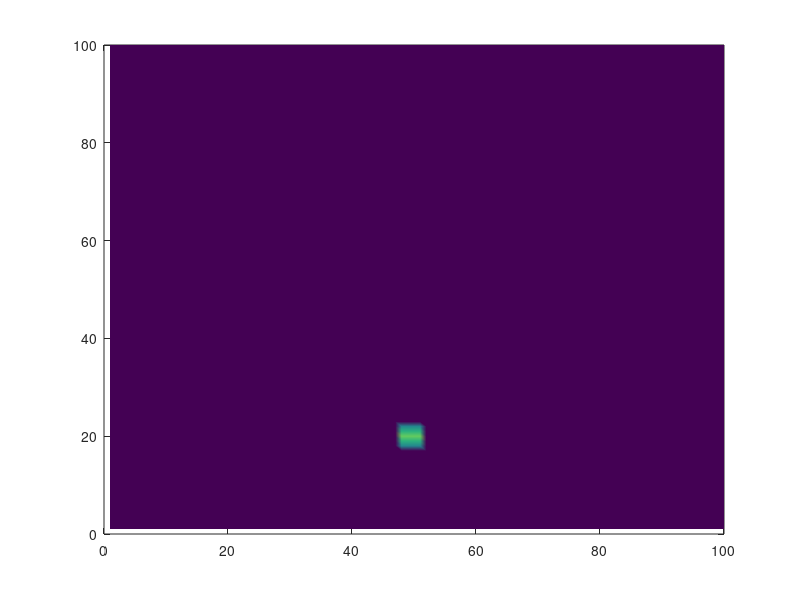

Here is the MATLAB script that generated this plot: (Note: this script raises an error after producing the figure.)
%***********************************************************************
%
%     SECTORAL HORN: UNBOUNDED MEDIUM
%
%     PROGRAM AUTHOR--  WILLIAM V. ANDREW
%                       DEPARTMENT OF ELECTRICAL ENGINEERING
%                       ARIZONA STATE UNIVERSITY
%                       TEMPE, ARIZONA  85287-7206
%                       (602) 965-5311
%
%     DATE OF THIS VERSION--  Nov. 3, 1995
%
%     This MATLAB M-file will produce the FDTD solution
%     of a sectoral (2-D) Perfectly Electric Conducting
%     (PEC) horn antenna excited by a sinusoidal voltage
%     in a TEz computational domain. The computational
%     domain is truncated with a Berenger Perfectly Matched
%     Layer (PML) absorbing boundary condition whose depth
%     in layers is set by the variable NPMLS. The PML is
%     introduced to eliminate reflections from the grid
%     truncation and to simulate an outgoing traveling
%     wave propagating in an unbounded medium. The M-file
%     will also create a movie which is 70 frames long by
%     taking a picture of the computational domain every
%     3rd time step.
%
%     To execute this M-file, type ``te_horn'' at the
%     MATLAB prompt. The file will save each frame of
%     the movie and then write the entire movie to a file
%     named ``te_horn.mat''.
%
%     To play the movie at any time after it has been
%     created and saved to file ``te_horn.mat'' just
%     execute the following MATLAB commands:
%
%          load te_horn.mat
%          movie(M,n,fps)
%
%     where n is the number of times to play the movie
%     and fps is the number of frames per second.
%
%     This M-file will not work with the Student edition
%     of MATLAB due to the restrictions on array size.
%     Therefore, this M-file will work only with the
%     Professional edition of MATLAB. The movie which
%     this file creates is approximately 10.6 Mbytes in
%     size. Therefore, the available RAM memory or the
%     swap space on whatever operating system must be
%     large enough to accommodate a file this large.
%
%     The horn is modeled by setting the necessary
%     FDTD update equation coefficients to represent
%     PEC material (sigma=infinity).
%     The cell size of the space is:
%         dx = 0.0025 meters
%     The time step is:
%         dt = 4.23e-12 seconds
%     The frequency of excitation is:
%         freq = 9.84252 GHz
%     The wavelength is:
%         lambda = 12*dx = 0.0305 meters
%
%     The flare section of the horn is staircased. As
%     modeled, the horn looks like:
%
%             jc-7                        jc+7
%               |                           |
%             \ | /                       \ | /
%              \|/                         \|/
%               `                           `
%
%   ic+11       |_                         _|
%   ic+10         |                       |
%   ic+9          |_                     _|
%   ic+8            |                   |
%   ic+7            |_                 _|
%   ic+6              |               |
%   ic+5              |_             _|
%   ic+4                |           |
%   ic+3 ------------>  |_         _|
%   ic+2                  |       |
%   ic+1                  |       |
%   ic                    |       |
%   ic-1                  |       |
%   ic-2                  |       |
%   ic-3                  |       |
%   ic-4                  |       |     `|'  <--- Ex Field Component
%   ic-5                  |       |
%   ic-6                  |       |     `-'  <--- Ey Field Component
%   ic-7                  |       |
%   ic-8                  |       |
%   ic-9                  |       |
%   ic-10-------------->  |_ _ _ _|  <----- Excitation Plane
%   ic-11                 |       |
%   ic-12                 |       |
%   ic-13---------------> |_ _ _ _|
%
%                         .       .
%                        /|\     /|\
%                       / | \   / | \
%                         |       |
%                       jc-2    jc+2
%
%***********************************************************************

clear

%***********************************************************************
%     Initialize some constants
%***********************************************************************

npmls = 8; % Depth of PML region in # of cells

nmax = 75; % Number of time steps

ie = 100;
ib = ie + 1;
ic = ie / 2 - 20;
ip = ie - npmls;

je = 100;
jb = je + 1;
jc = je / 2;
jp = je - npmls;

pi = 4.0 * atan(1.0);
muo = 4.0 * pi * 1.0e-7; % Permeability of free space
epso = 8.854e-12; % Permittivity of free space
co = 1.0 / sqrt(muo * epso); % Speed of light in free space
aimp = sqrt(muo / epso); % Wave impedance in free space
freq = 9.84252e+09; % Frequency of excitation
lambda = co / freq; % Wavelength of excitation
dx = lambda / 12.0; % FDTD cell size
dt = dx / co / 2.0; % Time step size

%***********************************************************************
%     .... Set up the Berenger PML ABC material constants ....
%***********************************************************************

sigmax = -3.0 * epso * co * log(1e-5) / (2.0 * dx * npmls);
rhomax = sigmax * (aimp^2);

for m = 1:npmls
    sig(m) = sigmax * ((m - 0.5) / (npmls + 0.5))^2;
    rho(m) = rhomax * (m / (npmls + 0.5))^2;
end

%***********************************************************************
%     .... Set up constants needed in the FDTD equations for the ....
%     .... Berenger PML ABCs (exponential difference expressions)....
%***********************************************************************

for m = 1:npmls
    re = sig(m) * dt / epso;
    rm = rho(m) * dt / muo;
    ca(m) = exp(-re);
    cb(m) =- (exp(-re) - 1.0) / sig(m) / dx;
    da(m) = exp(-rm);
    db(m) =- (exp(-rm) - 1.0) / rho(m) / dx;
end

%***********************************************************************
%   Initialize all of the matrices for the field components HZ, HZX,
%   HZY, EX, EY, CAEX, CAEY, DAHZX, DAHZY, CBEX, CBEY, DBHZX, and DBHZY.
%***********************************************************************

for i = 1:ie

    for j = 1:jb
        ex(i, j) = 0.0;
        caex(i, j) = 1.0; % Free space
        cbex(i, j) = dt / epso / dx; % Free space
    end

end

for i = 1:ib

    for j = 1:je
        ey(i, j) = 0.0;
        caey(i, j) = 1.0; % Free space
        cbey(i, j) = dt / epso / dx; % Free space
    end

end

for i = 1:ie

    for j = 1:je
        hz(i, j) = 0.0;
        hzx(i, j) = 0.0;
        dahzx(i, j) = 1.0; % Free space
        dbhzx(i, j) = dt / muo / dx; % Free space
        hzy(i, j) = 0.0;
        dahzy(i, j) = 1.0; % Free space
        dbhzy(i, j) = dt / muo / dx; % Free space
    end

end

%*******************************************************************
%     Initialize all of the matrices for the Berenger PML absorbing
%     boundaries.
%*******************************************************************

%<<<<<<<<<<<<<<<<<<<<<<<<< Ex Fields >>>>>>>>>>>>>>>>>>>>>>>>>>>>>>>

%        ..... Left and Right PML Regions .....

for i = 2:ie

    for j = 2:npmls + 1
        m = npmls + 2 - j;
        caex(i, j) = ca(m);
        cbex(i, j) = cb(m);
    end

    for j = jp + 1:je
        m = j - jp;
        caex(i, j) = ca(m);
        cbex(i, j) = cb(m);
    end

end

%<<<<<<<<<<<<<<<<<<<<<<<<< Ey Fields >>>>>>>>>>>>>>>>>>>>>>>>>>>>>>>

%        ..... Back and Front PML Regions .....

for j = 2:je

    for i = 2:npmls + 1
        m = npmls + 2 - i;
        caey(i, j) = ca(m);
        cbey(i, j) = cb(m);
    end

    for i = ip + 1:ie
        m = i - ip;
        caey(i, j) = ca(m);
        cbey(i, j) = cb(m);
    end

end

%<<<<<<<<<<<<<<<<<<<<<<<<< Hz Fields >>>>>>>>>>>>>>>>>>>>>>>>>>>>>>>

%        ..... Left and Right PML Regions .....

for i = 2:ie

    for j = 1:npmls
        m = npmls + 1 - j;
        dahzy(i, j) = da(m);
        dbhzy(i, j) = db(m);
    end

    for j = jp + 1:je
        m = j - jp;
        dahzy(i, j) = da(m);
        dbhzy(i, j) = db(m);
    end

end

%        ..... Front and Back PML Regions .....

for j = 2:je

    for i = 1:npmls
        m = npmls + 1 - i;
        dahzx(i, j) = da(m);
        dbhzx(i, j) = db(m);
    end

    for i = ip + 1:ie
        m = i - ip;
        dahzx(i, j) = da(m);
        dbhzx(i, j) = db(m);
    end

end

%***********************************************************************
%          ..... Material coefficients PEC of horn antenna .....
%***********************************************************************

for i = ic - 13:ic + 2
    caex(i, jc - 2) = -1.0;
    cbex(i, jc - 2) = 0.0;
    caex(i, jc + 2) = -1.0;
    cbex(i, jc + 2) = 0.0;
end

caex(ic + 3, jc - 3) = -1.0;
cbex(ic + 3, jc - 3) = 0.0;

caex(ic + 3, jc + 3) = -1.0;
cbex(ic + 3, jc + 3) = 0.0;

caex(ic + 4, jc - 3) = -1.0;
cbex(ic + 4, jc - 3) = 0.0;

caex(ic + 4, jc + 3) = -1.0;
cbex(ic + 4, jc + 3) = 0.0;

caex(ic + 5, jc - 4) = -1.0;
cbex(ic + 5, jc - 4) = 0.0;

caex(ic + 5, jc + 4) = -1.0;
cbex(ic + 5, jc + 4) = 0.0;

caex(ic + 6, jc - 4) = -1.0;
cbex(ic + 6, jc - 4) = 0.0;

caex(ic + 6, jc + 4) = -1.0;
cbex(ic + 6, jc + 4) = 0.0;

caex(ic + 7, jc - 5) = -1.0;
cbex(ic + 7, jc - 5) = 0.0;

caex(ic + 7, jc + 5) = -1.0;
cbex(ic + 7, jc + 5) = 0.0;

caex(ic + 8, jc - 5) = -1.0;
cbex(ic + 8, jc - 5) = 0.0;

caex(ic + 8, jc + 5) = -1.0;
cbex(ic + 8, jc + 5) = 0.0;

caex(ic + 9, jc - 6) = -1.0;
cbex(ic + 9, jc - 6) = 0.0;

caex(ic + 9, jc + 6) = -1.0;
cbex(ic + 9, jc + 6) = 0.0;

caex(ic + 10, jc - 6) = -1.0;
cbex(ic + 10, jc - 6) = 0.0;

caex(ic + 10, jc + 6) = -1.0;
cbex(ic + 10, jc + 6) = 0.0;

caex(ic + 11, jc - 7) = -1.0;
cbex(ic + 11, jc - 7) = 0.0;

caex(ic + 11, jc + 7) = -1.0;
cbex(ic + 11, jc + 7) = 0.0;

for j = jc - 2:jc + 1
    caey(ic - 13, j) = -1.0;
    cbey(ic - 13, j) = 0.0;
end

caey(ic + 3, jc - 3) = -1.0;
cbey(ic + 3, jc - 3) = 0.0;

caey(ic + 3, jc + 2) = -1.0;
cbey(ic + 3, jc + 2) = 0.0;

caey(ic + 5, jc - 4) = -1.0;
cbey(ic + 5, jc - 4) = 0.0;

caey(ic + 5, jc + 3) = -1.0;
cbey(ic + 5, jc + 3) = 0.0;

caey(ic + 7, jc - 5) = -1.0;
cbey(ic + 7, jc - 5) = 0.0;

caey(ic + 7, jc + 4) = -1.0;
cbey(ic + 7, jc + 4) = 0.0;

caey(ic + 9, jc - 6) = -1.0;
cbey(ic + 9, jc - 6) = 0.0;

caey(ic + 9, jc + 5) = -1.0;
cbey(ic + 9, jc + 5) = 0.0;

caey(ic + 11, jc - 7) = -1.0;
cbey(ic + 11, jc - 7) = 0.0;

caey(ic + 11, jc + 6) = -1.0;
cbey(ic + 11, jc + 6) = 0.0;

%***********************************************************************
%          .....TIME-STEPPING LOOP.....
%***********************************************************************

for n = 1:nmax

    %***********************************************************************
    %          .....EX FIELD UPDATE.....
    %***********************************************************************

    ex(1:ie, 2:je) = caex(1:ie, 2:je) .* ex(1:ie, 2:je) + ...
    cbex(1:ie, 2:je) .* (hz(1:ie, 2:je) - hz(1:ie, 1:je - 1));

    %***********************************************************************
    %          .....EY FIELD UPDATE.....
    %***********************************************************************

    ey(2:ie, 1:je) = caey(2:ie, 1:je) .* ey(2:ie, 1:je) + ...
    cbey(2:ie, 1:je) .* (hz(1:ie - 1, 1:je) - hz(2:ie, 1:je));

    %***********************************************************************
    %     ..... Hard Source ramped sinusoidal excitation .....
    %***********************************************************************

    for j = jc - 2:jc + 1
        ey(ic - 10, j) = (1.0 - exp(- ((n / 20.0)^2))) * ...
            aimp * sin(2.0 * pi * freq * n * dt);
    end

    %***********************************************************************
    %          .....HZ FIELD UPDATE.....
    %***********************************************************************

    hzx(1:ie, 1:je) = dahzx(1:ie, 1:je) .* hzx(1:ie, 1:je) + ...
    dbhzx(1:ie, 1:je) .* (ey(1:ie, 1:je) - ey(2:ib, 1:je));

    hzy(1:ie, 1:je) = dahzy(1:ie, 1:je) .* hzy(1:ie, 1:je) + ...
        dbhzy(1:ie, 1:je) .* (ex(1:ie, 2:jb) - ex(1:ie, 1:je));

    hz(1:ie, 1:je) = hzx(1:ie, 1:je) + hzy(1:ie, 1:je);

    %***********************************************************************
    %    .....Create the movie frame by frame.....
    %    .....Take a frame every 3rd time step.....
    %***********************************************************************

    if rem(n, 3) == 0
        s = int2str(n);
        n2 = n / 3;
        clf;
        pcolor(log10(abs(ey + 0.000001)));
        axis([0 100 0 100]);
        caxis([-6 3]);
        shading interp;

        if n == 3
            M = moviein(70);
        end

        t2 = ['TEz 2D Horn Antenna. Time step #', s];
        title(t2);
        hold;
        M(:, n2) = getframe;
    end

    %***********************************************************************
    %     End time step loop
    %***********************************************************************

end

%***********************************************************************
%     Save the movie to file ``te_horn.mat''
%***********************************************************************

%      save te_horn M;

%***********************************************************************
%     Replay the movie 5 times at 7 frames per second
%***********************************************************************

movie(M, 2, 7)
